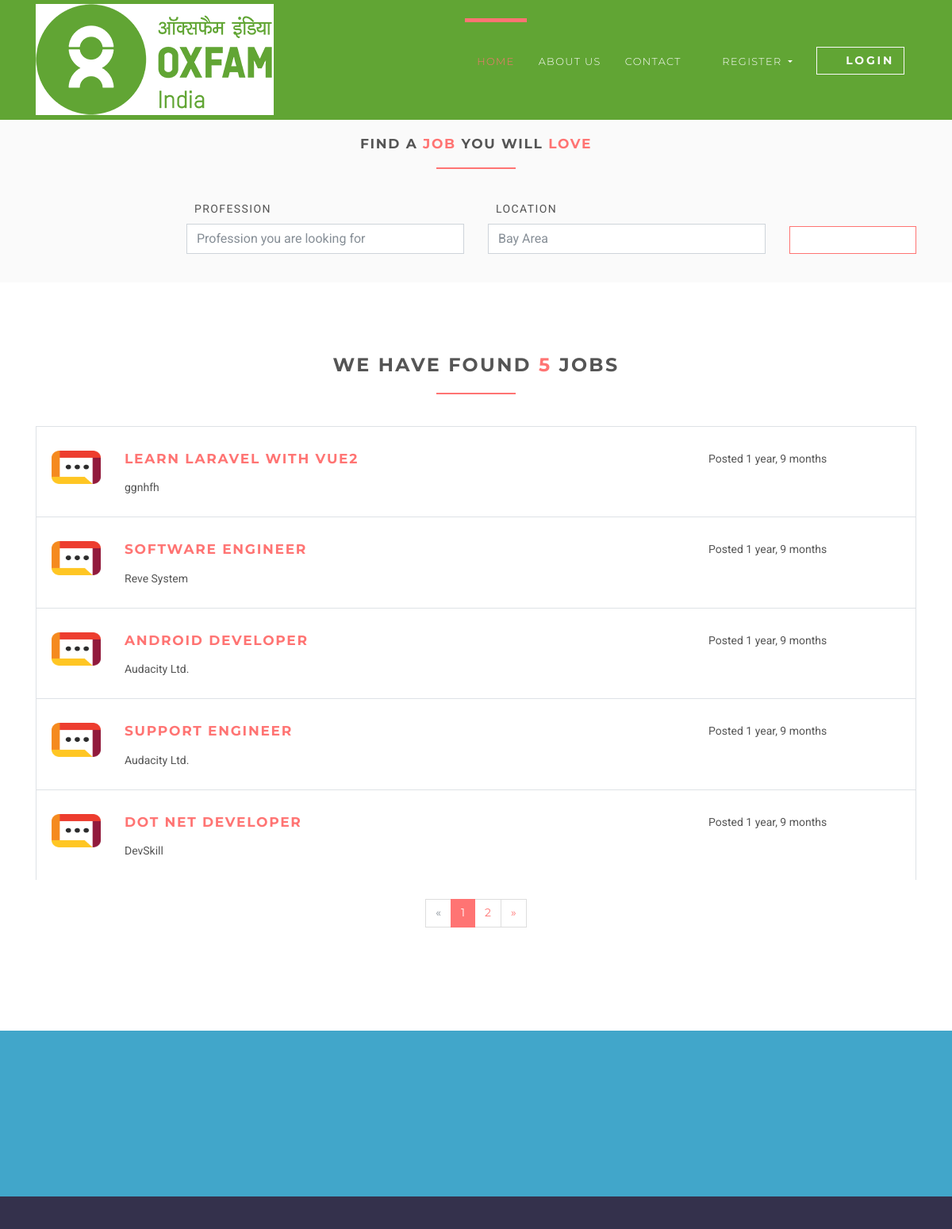
Page /jobs on the committed database.
### jobsapp/models.py (models this page shows, shortened)
class Job(models.Model):
    user = models.ForeignKey(User, on_delete=models.CASCADE)
    title = models.CharField(max_length=300)
    positions = models.IntegerField(default=1,blank=True)
    description = models.TextField()
    type = models.CharField(choices=JOB_TYPE, max_length=10)
    grade = models.CharField(choices=GRADE,max_length=25)
    experience = models.IntegerField()
    city = models.CharField(choices=CITY, max_length=20)
    category = models.CharField(max_length=100)
    last_date = models.DateTimeField()
    company_name = models.CharField(max_length=100)
    company_description = models.CharField(max_length=300)
    created_at = models.DateTimeField(default=timezone.now)
    filled = models.BooleanField(default=False)
    salary = models.IntegerField(default=0, blank=True)

### jobsapp/views/home.py (the view)
# urls.py: path('jobs', JobListView.as_view(), name='jobs'),
class JobListView(ListView):
    model = Job
    template_name = 'jobs/jobs.html'
    context_object_name = 'jobs'
    paginate_by = 5

### templates/jobs/jobs.html (shortened to what this page needs)
{% extends 'base.html' %}
{% load static %}
{% block content %}
    <section class="job-form-section job-form-section--compressed">
        <div class="container">
            <h4 class="heading">Find a <span class="accent">job </span> you will <span class="accent">love</span></h4>
            <form id="job-main-form" method="get" action="#" class="job-main-form">
                <div class="controls">
                    <div class="row align-items-end">
                        <div class="col-sm-1 col-lg-2"></div>
                        <div class="col-sm-5 col-lg-4 form-group">
                            <label for="profession">Profession</label>
                            <input type="text" id="profession" name="profession"
                                   placeholder="Profession you are looking for" class="form-control">
                        </div>
                        <div class="col-sm-5 col-lg-4 form-group">
                            <label for="location">Location</label>
                            <input type="text" id="location" name="location" placeholder="Any particular location?"
                                   value="Bay Area" class="form-control">
                        </div>
                        <div class="col-sm-1 col-lg-2 form-group">
                            <button type="submit" name="name"
                                    class="btn btn-outline-white-primary job-main-form__button">
                                <i class="fa fa-search"></i>
                            </button>
                        </div>
                    </div>
                </div>
            </form>
        </div>
    </section>
    <section>
        <div class="container">
            <h3 class="heading">We have found <span class="accent">{{ jobs.count }}</span> jobs</h3>
            {% for job in jobs %}
                <div class="job-listing  ">
                    <div class="row">
                        <div class="col-md-12 col-lg-6">
                            <div class="row">
                                <div class="col-2">
                                    <img src="{% static 'img/company-1.png' %}"
                                         alt="Ipsioou " class="img-fluid">
                                </div>
                                <div class="col-10">
                                    <h4 class="job__title"><a
                                            href="{% url 'jobs:jobs-detail' job.id %}">{{ job.title }}</a></h4>
                                    <p class="job__company">
                                        {{ job.company_name }}
                                    </p>
                                </div>
                            </div>
                        </div>
                        <div class="col-10 col-md-3 col-lg-2 ml-auto"><i class="fa fa-map-marker job__location"></i>
                        </div>
                        <div class="col-10 col-md-3 col-lg-3 ml-auto">
                            <p>Posted {{ job.created_at|timesince }}</p>
                        </div>
                    </div>
                </div>
            {% endfor %}
            {% if is_paginated %}
                <div class="row">
                    <div class="col-md-12">
                        <nav aria-label="Page navigation example" class="d-flex justify-content-center mt-4 mb-4">
                            <ul class="pagination">
                                {% if page_obj.has_previous %}
                                    <li class="page-item">
                                        <a href="?page={{ page_obj.previous_page_number }}"
                                           class="page-link">&laquo;</a>
                                    </li>
                                {% else %}
                                    <li class="page-item disabled">
                                        <a class="page-link">&laquo;</a>
                                    </li>
                                {% endif %}
                                {% for i in page_obj.paginator.page_range %}
                                    {% if page_obj.number == i %}
                                        <li class="page-item active">
                                            <a class="page-link">{{ i }}</a>
                                        </li>
                                    {% else %}
                                        <li class="page-item">
                                            <a href="?page={{ i }}" class="page-link">{{ i }}</a>
                                        </li>
                                    {% endif %}
                                {% endfor %}
                                {% if page_obj.has_next %}
                                    <li class="page-item">
                                        <a href="?page={{ page_obj.next_page_number }}" class="page-link">&raquo;</a>
                                    </li>
                                {% else %}
                                    <li class="page-item disabled">
                                        <a class="page-link">&raquo;</a>
                                    </li>
                                {% endif %}
                            </ul>
                        </nav>
                    </div>
                </div>
            {% endif %}
        </div>
    </section>
{% endblock %}

### static/css/style.default.css (style rules this page uses)
html { height:100% }
body { height:100% }
section { position:relative;padding-top:90px;padding-bottom:90px }
button { cursor:pointer }
.heading { text-align:center;margin-bottom:40px }
.heading:after { content:" ";display:block;width:100px;height:2px;margin:20px auto 20px;background:#ff7473 }
a,button { -webkit-transition:all .2s ease-out;transition:all .2s ease-out }
a i.fa,button i.fa { margin:0 5px }
.accent { color:#ff7473 }
.job-form-section { padding:80px 0;background:#fafafa }
.job-form-section .job-main-form { margin-bottom:40px }
.job-form-section .job-main-form label { text-transform:uppercase;letter-spacing:0.1em;margin-left:10px }
.job-form-section.job-form-section--compressed { padding:20px }
.job-form-section.job-form-section--compressed .job-main-form { margin-bottom:0 }
.job-main-form__button { margin-top:15px;display:block;width:100% }
.job-listing { border:solid 1px #dee2e6;border-bottom:none;padding-top:30px;padding-bottom:10px;padding-left:19px;padding-right:15px;clear:both;-webkit-transition:all .2s ease-out;transition:all .2s ease-out }
.job__title { margin-top:0 }
.job__location { margin-right:5px;color:#868e96 }
.btn { font-weight:700;font-family:"Montserrat",Helvetica,Arial,sans-serif;border:1px solid transparent;text-transform:uppercase;letter-spacing:0.2em;padding:.375rem .75rem;font-size:.875rem;line-height:1.5;border-radius:0;-webkit-transition:background-color 0.15s ease-in-out,border-color 0.15s ease-in-out,-webkit-box-shadow 0.15s ease-in-out;transition:background-color 0.15s ease-in-out,border-color 0.15s ease-in-out,-webkit-box-shadow 0.15s ease-in-out;transition:background-color 0.15s ease-in-out,border-color 0.15s ease-in-out,box-shadow 0.15s ease-in-out;transition:background-color 0.15s ease-in-out,border-color 0.15s ease-in-out,box-shadow 0.15s ease-in-out,-webkit-box-shadow 0.15s ease-in-out }
.btn-outline-white-primary { color:#ff7473;background-color:#fff;background-image:none;border-color:#ff7473 }
body { font-family:"Roboto",Helvetica,Arial,sans-serif;font-size:.875rem;font-weight:400;line-height:1.5;color:#555;background-color:#fff }
a { color:#ff7473;text-decoration:none }
h1,h2,h3,h4,h5,h6,.h1,.h2,.h3,.h4,.box-simple h3,.box-image .name h3,.box-image-text .top .name h3,.box-image-text .top .name h4,.h5,.h6 { margin-bottom:1rem;font-family:"Montserrat",Helvetica,Arial,sans-serif;font-weight:700;line-height:1.2;color:#555;text-transform:uppercase;letter-spacing:0.1em }
h3,.h3 { font-size:1.4875rem }
h4,.h4,.box-simple h3,.box-image .name h3,.box-image-text .top .name h3,.box-image-text .top .name h4 { font-size:1.0675rem }
.page-item:first-child .page-link { border-top-left-radius:0rem;border-bottom-left-radius:0rem }
.page-item:last-child .page-link { border-top-right-radius:0rem;border-bottom-right-radius:0rem }
.page-item.active .page-link { color:#fff;background-color:#ff7473;border-color:#ff7473 }
.page-item.disabled .page-link { color:#868e96;background-color:#fff;border-color:#ddd }
.page-link { padding:.5rem .75rem;line-height:1.25;color:#ff7473;background-color:#fff;border:1px solid #ddd;font-family:"Montserrat",Helvetica,Arial,sans-serif }
.form-control { padding:.375rem .75rem;font-size:1rem;line-height:1.5;color:#868e96;background-color:#fff;border:1px solid #ced4da;border-radius:0;-webkit-transition:border-color ease-in-out 0.15s,-webkit-box-shadow ease-in-out 0.15s;transition:border-color ease-in-out 0.15s,-webkit-box-shadow ease-in-out 0.15s;transition:border-color ease-in-out 0.15s,box-shadow ease-in-out 0.15s;transition:border-color ease-in-out 0.15s,box-shadow ease-in-out 0.15s,-webkit-box-shadow ease-in-out 0.15s }
.form-control::placeholder { color:#868e96 }

### rows in the picture
Job: title "LEARN LARAVEL WITH VUE2", company_name "ggnhfh", created_at "1 year, 9 months"
Job: title "SOFTWARE ENGINEER", company_name "Reve System", created_at "1 year, 9 months"
Job: title "ANDROID DEVELOPER", company_name "Audacity Ltd.", created_at "1 year, 9 months"
Job: title "SUPPORT ENGINEER", company_name "Audacity Ltd.", created_at "1 year, 9 months"
Job: title "DOT NET DEVELOPER", company_name "DevSkill", created_at "1 year, 9 months"

### other values in the picture
{{ jobs.count }} "5"
{{ i }} "1"
{{ i }} "2"
